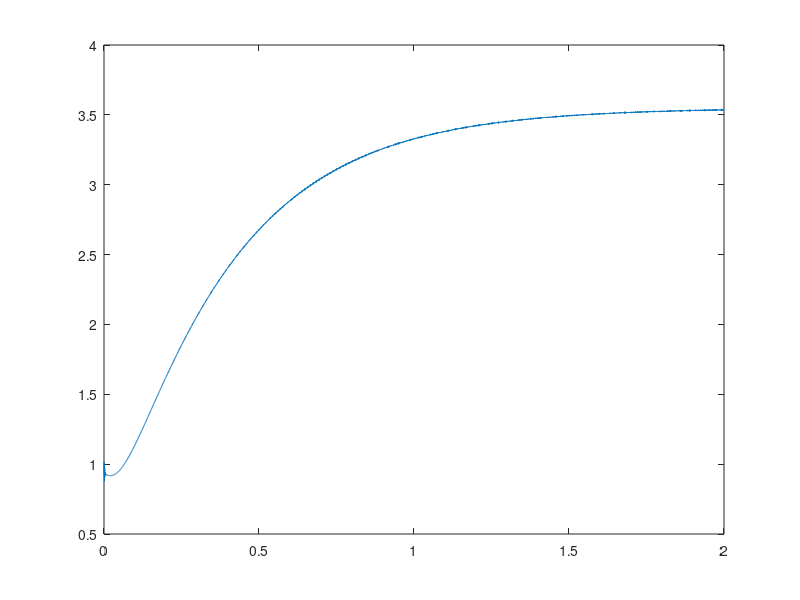
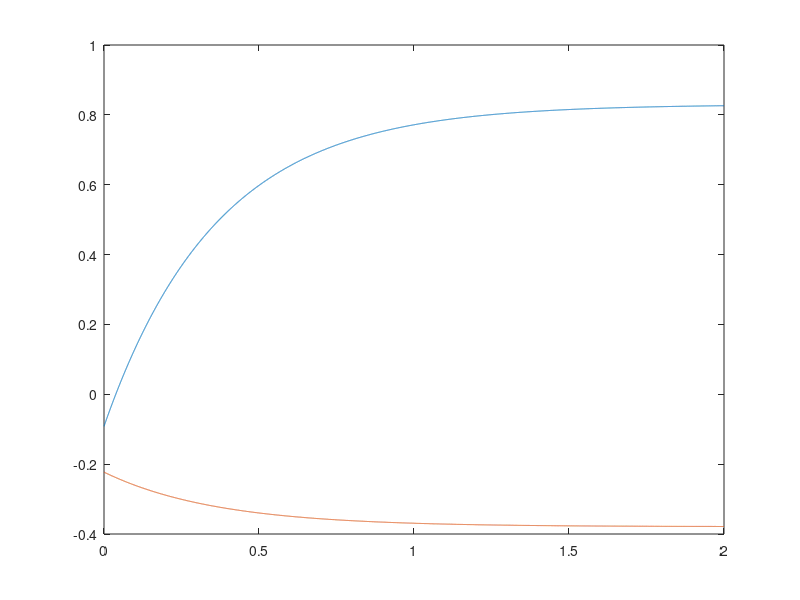
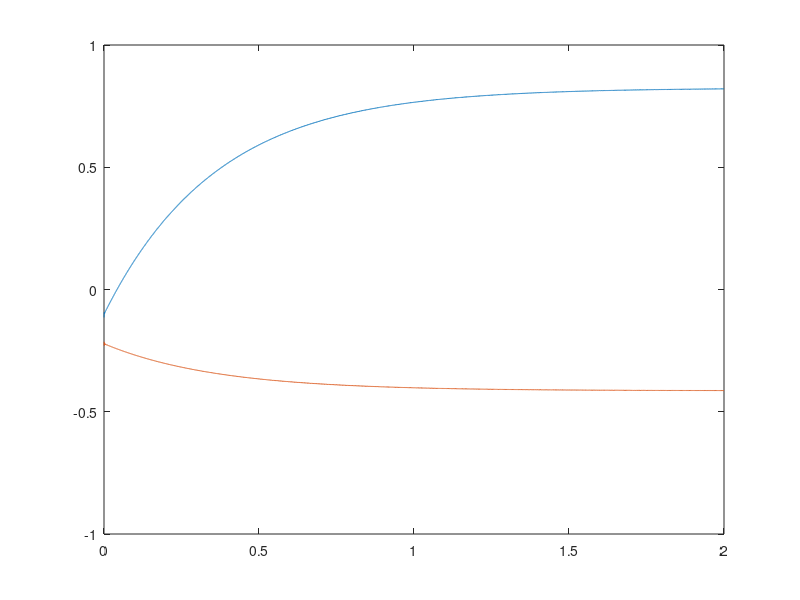

The MATLAB script that drew these images, in order:
function SimulatePV
Rf = 0.0069;
Lf = 0.9425;

Cdc = 0.0921;

RL = 3.66815*1.00;
LL = 1.1626*1;

PPV = 0.875; QPV = 0.5; 
PL = 0.98*PPV; QL = 1.02*QPV;

omega0 = 1; wb = 377;
iPV = 0.9773;
CTL = 0.01*1;
x0 = [-0.0916682
  -0.222845
    43986.6
  -0.169521
  -0.916295
  -0.113977
   -0.21372];
tic
[t,x] = ode45(@RunPVLoad,[0,2],x0);
time = toc

    function dx = RunPVLoad(t,x)
        iFd = x(1);
        iFq = x(2);
        vDC = x(3);
        vTd = x(4);
        vTq = x(5);
        iLd = x(6);
        iLq = x(7);
        
        t
        vT2 = (vTd^2 + vTq^2);
        vTd1 = 1.1; vTq1 = 0.1;
        vT21 = (vTd1^2 + vTq1^2);
        id_ref = (PPV*vTd1 + QPV*vTq1)/vT21;
        iq_ref = (PPV*vTq1 - QPV*vTd1)/vT21;

%         Kp1 = 0.0004; Kp2 = 0.0004;
%         vTd_ref = 1.1; vTq_ref = 0.1;
%         id_ref = Kp1*(vTd_ref - vTd) + omega0*vTq + id_ref1;
%         iq_ref = Kp2*(vTq_ref - vTq) - omega0*vTd + iq_ref1;

        ud = (Rf*id_ref + vTd - omega0*Lf*iFq)/vDC;
        uq = (Rf*iq_ref + vTq + omega0*Lf*iFd)/vDC;
        
%         diFddt = -Rf/Lf*(iFd - id_ref);
%         diFqdt = -Rf/Lf*(iFq - iq_ref);
        diFddt = -Rf*iFd/Lf + (vDC*ud - vTd)/Lf + omega0*iFq;
        diFqdt = -Rf*iFq/Lf + (vDC*uq - vTq)/Lf - omega0*iFd;
        dvDCdt = (iPV - (iFd*ud + iFq*uq))/Cdc;% - vDC/(Rf);
        
        dvTddt = -(-iFd + iLd)/CTL + omega0*vTq;% - vTd/(1000*Rf);
        dvTqdt = -(-iFq + iLq)/CTL - omega0*vTd;% - vTq/(1000*Rf);
        
%         RL = PL*vT2/(PL^2 + QL^2); LL = QL*vT2/(PL^2 + QL^2);
        diLddt = -RL*iLd/LL + vTd/LL + omega0*iLq;
        diLqdt = -RL*iLq/LL + vTq/LL - omega0*iLd;
        
        dx = wb*[diFddt;diFqdt;dvDCdt;dvTddt;dvTqdt;diLddt;diLqdt];
      
    end

iFd = x(:,1);
iFq = x(:,2);
vDC = x(:,3);
vTd = x(:,4);
vTq = x(:,5);
iLd = x(:,6);
iLq = x(:,7);
        
save('PVLoad.mat')
V = sqrt(vTd.^2+vTq.^2);
figure(1)
plot(t,V)

figure(2)
plot(t,iFd,t,iFq)

figure(3)
plot(t,iLd,t,iLq)
end
